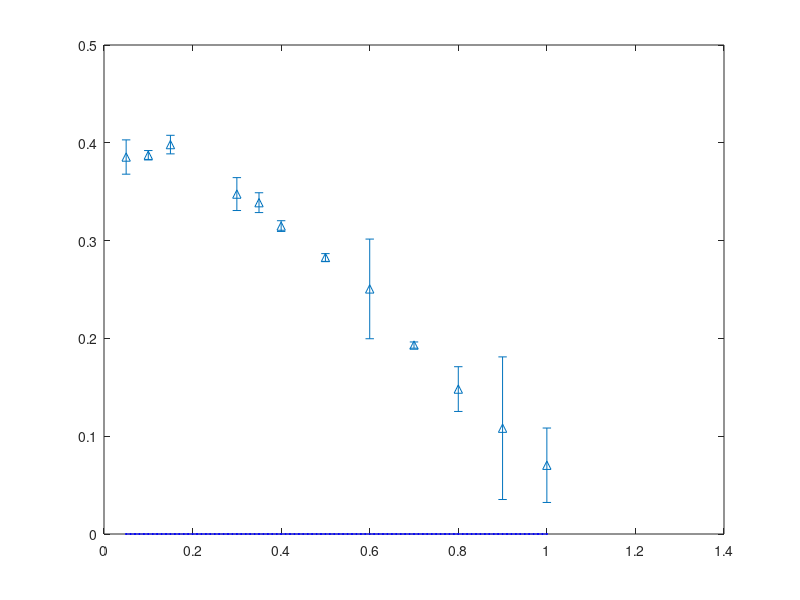

Write MATLAB code to recreate this figure. (Note: this script raises an error after producing the figure.)
close all

% Simulation

addpath('Radius Ratio Variation Simulation Data/')

radiusRatio_array = 0.05:0.01:1;
norm_height_sim = zeros(length(radiusRatio_array),1);

for i = 1:length(radiusRatio_array)
    try
    radiusRatio = radiusRatio_array(i);
    jobName = sprintf( ['r-bi-', '%.0f'], radiusRatio*100);
    filename_short = ['final-short-',jobName,'-output.txt'];

    data_sim=importdata(filename_short);
    
    norm_height_sim (i) = data_sim(1)/0.11;
    catch
        fprintf("Error: File not Found for Radius Ratio %.0f", radiusRatio_array(i));
    end
end

%Experiment
radiusRatio_array_exp = [0.05 0.1 0.15 0.3 0.35 0.4 0.5 0.6 0.7 0.8 0.9 1];
norm_height_exp1 = [41.00, 42.4, 43.10,36.4,36,34,30.6,29.3,21.6,17.9,5,3.9]/110;
norm_height_exp2 = [44.6,42.2,45,40.1,37.7,35.2,31.3,32.1,21.25,13.4,10,12.2]/110;
norm_height_exp3 = [41.6,43.2,43.3,38.2,38.1,34.7,31.4,21.3,20.9,17.6,20.7,7.1]/110;

norm_height_exp = (norm_height_exp1+norm_height_exp2+norm_height_exp3)/3;

error_norm_height_exp = std([norm_height_exp1;norm_height_exp2;norm_height_exp3]);

p = polyfit(radiusRatio_array_exp, norm_height_exp, 3);
py = polyval(p, radiusRatio_array_exp);

pWidth = 4; % inches
pHeight = 3;
colpos = [247 148 30;0 166 81;237 28 36;0 174 239; 0 0 0]/255; % colors

h1 = figure(1);

plot(radiusRatio_array,norm_height_sim,"b*-",'DisplayName','Simulation','MarkerSize',1);
hold on
errorbar(radiusRatio_array_exp,norm_height_exp,error_norm_height_exp,"^",'DisplayName','Experiment',...
    'MarkerSize',6,'LineWidth',1,'Color', colpos(1,:))

ylabel("Normalized Height H/2R")
xlabel("Radius Ratio")
ylim([0 0.5])
legend('Location','northeast',"FontSize",12)
set(gcf, 'PaperUnits','inches', 'PaperPosition',[0 0 pWidth pHeight], ...
    'PaperSize', [pWidth pHeight]);
saveas(h1, "Parametric Variation Plot.pdf");
